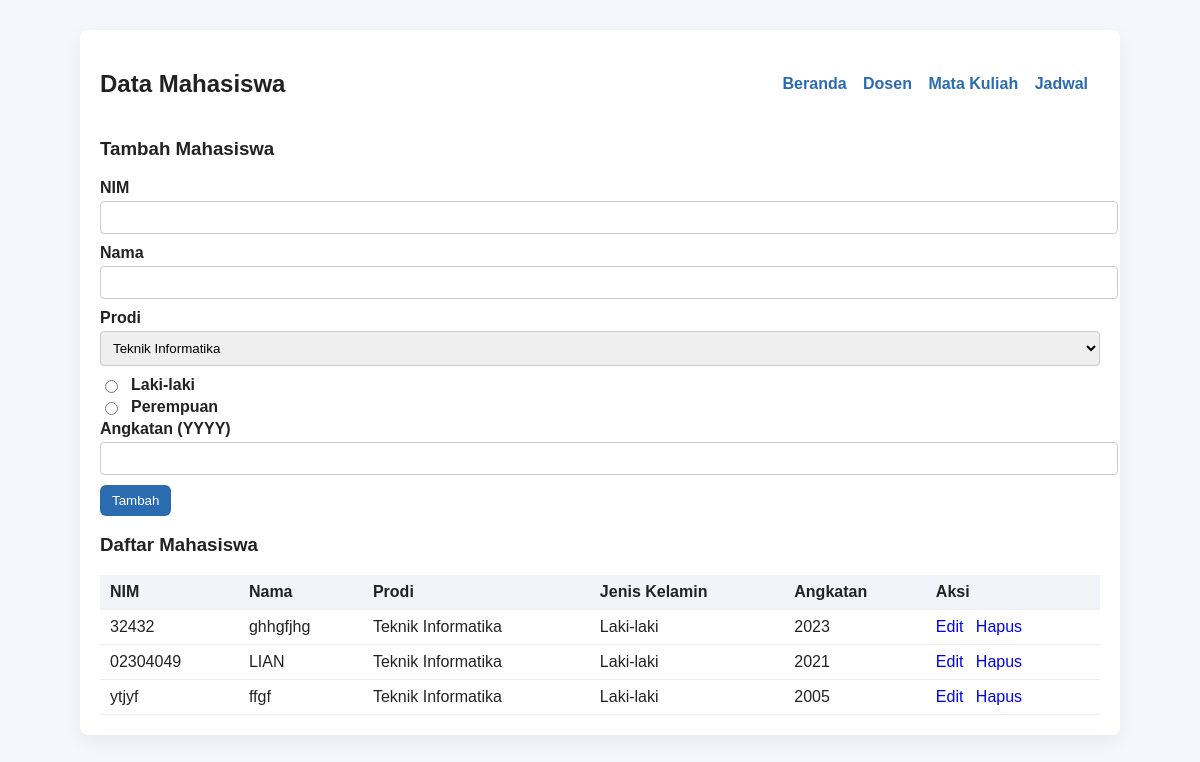
The page /mahasiswa.php on the database its author committed.
### tables this page shows
CREATE TABLE `mahasiswa` (
  `Nim` varchar(20) NOT NULL,
  `Nama` varchar(150) NOT NULL,
  `Prodi` varchar(100) NOT NULL,
  `JenisKelamin` enum('Laki-laki','Perempuan') NOT NULL,
  `Angkatan` year NOT NULL
);

### mahasiswa.php (the view, shortened to what this page needs)
<?php
require 'config.php';
$prodi_options = [
    'Teknik Informatika',
    'Sistem Informasi',
    'Manajemen',
    'Akuntansi',
    'Teknik Sipil',
    'PGSD',
    'Magister Manajemen'
];
$editData = null;
$resultAll = $mysqli->query("SELECT * FROM mahasiswa ORDER BY Angkatan DESC, Nama
ASC");
?>
<!doctype html>
<html>
<head>
    <link rel="stylesheet" href="style.css">
</head>
<body>
    <div class="container">
        <div class="header">
            <h2>Data Mahasiswa</h2>
            <nav>
                <a href="index.php">Beranda</a>
                <a href="dosen.php">Dosen</a>
                <a href="matakuliah.php">Mata Kuliah</a>
                <a href="jadwal.php">Jadwal</a>
            </nav>
        </div>
        <?php if ($editData): ?>
            <h3>Edit Mahasiswa (NIM: <?php echo htmlspecialchars($editData['Nim']); ?>)</h3>
            <form method="post">
                <input type="hidden" name="action" value="edit">
                <input type="hidden" name="oldNim" value="<?php echo
                                                            htmlspecialchars($editData['Nim']); ?>">
                <div class="form-row">
                    <label>NIM</label>
                    <input class="input" name="Nim" required value="<?php echo
                                                                    htmlspecialchars($editData['Nim']); ?>">
                </div>
                <div class="form-row">
                    <label>Nama</label>
                    <input class="input" name="Nama" required value="<?php echo
                                                                        htmlspecialchars($editData['Nama']); ?>">
                </div>
                <div class="form-row">
                    <label>Prodi</label>
                    <select name="Prodi" class="input" required>
                        <?php foreach ($prodi_options as $p): ?>
                            <option <?php if ($editData['Prodi'] == $p) echo 'selected'; ?>><?php echo
                                                                                            $p; ?></option>
                        <?php endforeach; ?>
                    </select>
                </div>
                <div class="form-row">
                    <label>Jenis Kelamin</label>
                    <label class="flex">
                        <input type="radio" name="jeniskelamin" value="Laki-laki"
                            <?= (isset($editData['jeniskelamin']) && $editData['jeniskelamin'] === 'Laki-laki') ? 'checked' : '' ?>>
                        Laki-laki
                    </label>
                    <label class="flex">
                        <input type="radio" name="jeniskelamin" value="Perempuan"
                            <?= (isset($editData['jeniskelamin']) && $editData['jeniskelamin'] === 'Perempuan') ? 'checked' : '' ?>>
                        Perempuan
                    </label>
                </div>
                <div class="form-row">
                    <label>Angkatan (YYYY)</label>
                    <input class="input" name="Angkatan" required value="<?= htmlspecialchars($editData['Angkatan'] ?? '') ?>">
                </div>
                <button class="btn btn-primary" type="submit">Simpan Perubahan</button>
                <a class="btn btn-secondary" href="mahasiswa.php">Batal</a>
            </form>
        <?php else: ?>
            <h3>Tambah Mahasiswa</h3>
            <form method="post">
                <div class="form-row">
                    <label>NIM</label>
                    <input class="input" name="Nim" required>
                </div>
                <div class="form-row">
                    <label>Nama</label>
                    <input class="input" name="Nama" required>
                </div>
                <div class="form-row">
                    <label>Prodi</label>
                    <select name="Prodi" class="input" required>
                        <?php foreach ($prodi_options as $p): ?>
                            <option><?php echo $p; ?></option>
                        <?php endforeach; ?>
                    </select>
                </div>
                <label class="flex">
                    <input type="radio" name="JenisKelamin" value="Laki-laki"
                        <?= (isset($_POST['JenisKelamin']) && $_POST['JenisKelamin'] === 'Laki-laki') ? 'checked' : '' ?>>
                    Laki-laki
                </label>
                <label class="flex">
                    <input type="radio" name="jeniskelamin" value="Perempuan"
                        <?= (isset($_POST['JenisKelamin']) && $_POST['JenisKelamin'] === 'Perempuan') ? 'checked' : '' ?>>
                    Perempuan
                </label>
                <div class="form-row">
                    <label>Angkatan (YYYY)</label>
                    <input class="input" name="Angkatan" required>
                </div>
                <button class="btn btn-primary" type="submit">Tambah</button>
            </form>
        <?php endif; ?>
        <h3>Daftar Mahasiswa</h3>
        <table>
            <thead>
                <tr>
                    <th>NIM</th>
                    <th>Nama</th>
                    <th>Prodi</th>
                    <th>Jenis
                        Kelamin</th>
                    <th>Angkatan</th>
                    <th>Aksi</th>
                </tr>
            </thead>
            <tbody>
                <?php while ($row = $resultAll->fetch_assoc()): ?>
                    <tr>
                        <td><?= htmlspecialchars($row['Nim'] ?? '') ?></td>
                        <td><?= htmlspecialchars($row['Nama'] ?? '') ?></td>
                        <td><?= htmlspecialchars($row['Prodi'] ?? '') ?></td>
                        <td><?php echo htmlspecialchars($row['JenisKelamin']); ?></td>
                        <td><?= htmlspecialchars($row['Angkatan'] ?? '') ?></td>
                        <td class="actions">
                            <a href="mahasiswa.php?edit=<?= urlencode($row['Nim'] ?? '') ?>">Edit</a>
                            <a href="mahasiswa.php?delete=<?= urlencode($row['Nim'] ?? '') ?>" onclick="return confirm('Hapus data ini?')">Hapus</a>
                        </td>
                    </tr>
                <?php endwhile; ?>
            </tbody>
        </table>
    </div>
</body>
</html>

### style.css (style rules this page uses)
body { font-family: Arial, sans-serif; margin: 0; padding: 0; background: #f4f7fb; color: #222; }
.container { max-width: 1000px; margin: 30px auto; background: #fff; padding: 20px; border-radius: 8px; box-shadow: 0 6px 18px rgba(0, 0, 0, 0.06); }
.header { display: flex; justify-content: space-between; align-items: center; margin-bottom: 20px; }
nav a { margin-right: 12px; text-decoration: none; color: #2b6cb0; font-weight: 600; }
table { width: 100%; border-collapse: collapse; margin-top: 12px; }
th, td { padding: 8px 10px; border-bottom: 1px solid #eee; text-align: left; }
th { background: #f1f5f9; }
.form-row { margin-bottom: 10px; }
label { display: block; margin-bottom: 4px; font-weight: 600; }
.input, select { width: 100%; padding: 8px; border: 1px solid #ccc; border-radius: 4px; }
.btn { padding: 8px 12px; border: none; border-radius: 6px; cursor: pointer; }
.btn-primary { background: #2b6cb0; color: #fff; }
.actions a { margin-right: 8px; text-decoration: none; }
.flex { display: flex; gap: 10px; align-items: center; }

### rows shown on the page
mahasiswa: Nim "32432", Nama "ghhgfjhg", Prodi "Teknik Informatika", JenisKelamin "Laki-laki", Angkatan "2023"
mahasiswa: Nim "02304049", Nama "LIAN", Prodi "Teknik Informatika", JenisKelamin "Laki-laki", Angkatan "2021"
mahasiswa: Nim "ytjyf", Nama "ffgf", Prodi "Teknik Informatika", JenisKelamin "Laki-laki", Angkatan "2005"

### other values the page prints
form field Prodi "Teknik Informatika"
